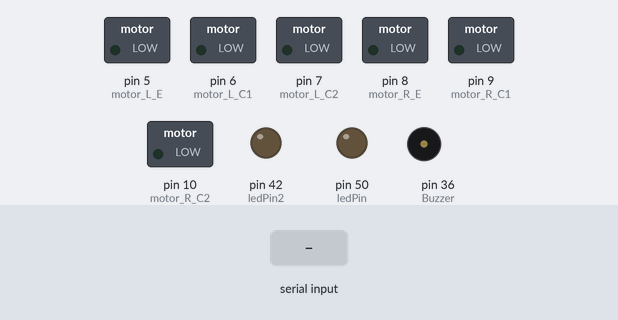
Bench run of a sketch on a simulated Arduino Mega 2560, built with avr-gcc and run on an emulated ATmega2560. On the bench: switched loads named in the sketch (green lamp = pin HIGH), output pins drawn as LEDs (lit = HIGH), buzzer (waves = sounding, pin HIGH). The test bench sets the inputs (shaded band). What the sketch prints to the serial monitor is not drawn.

Above: at 1.2 s.
1.3 s: "A" received over the second serial link
At 2.0 s:
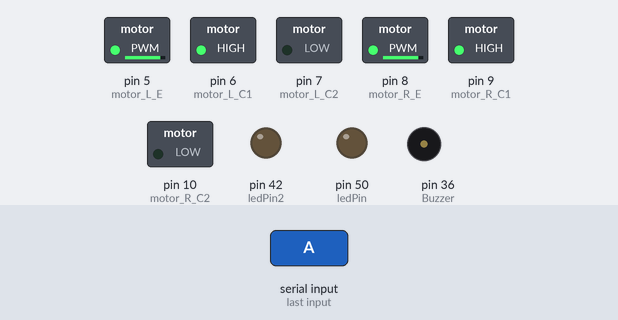
2.8 s: "C" received over the second serial link
At 3.2 s:
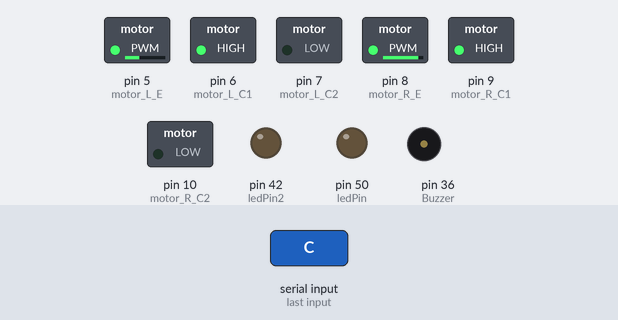
4.3 s: "D" received over the second serial link
At 5.5 s:
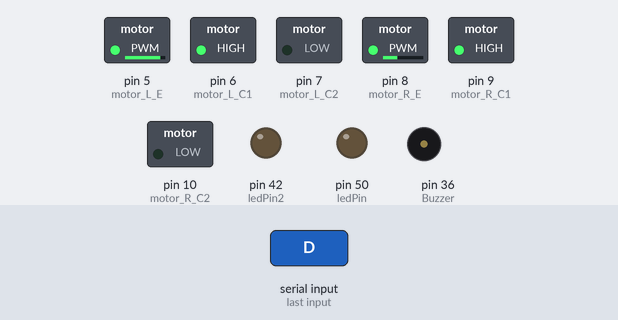
5.8 s: "B" received over the second serial link
At 6.7 s:
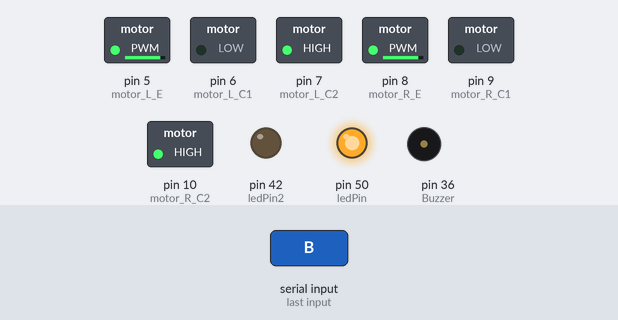
7.3 s: "E" received over the second serial link
At 7.8 s:
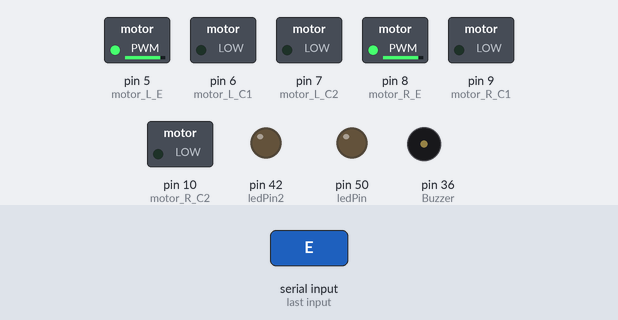
8.8 s: "F" received over the second serial link
At 9.6 s:
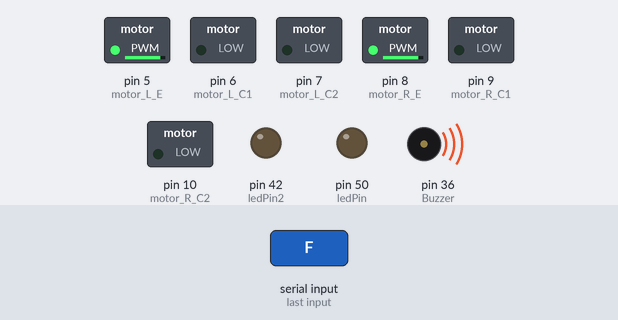
Timing chart, 0 to 11.8 s (numbered marks = the images above; inputs shaded):
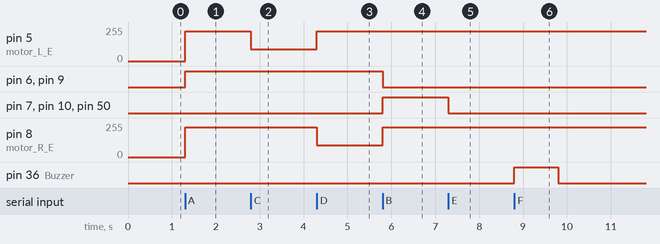

The sketch:

BT_ROBOT.ino
```cpp
#include <SoftwareSerial.h>
SoftwareSerial mySerial(12, 13); // RX, TX

#define ARC 90


#define trigPinL 32
#define echoPinL 33
int motor_L_E = 5;
int motor_L_C1 = 6;
int motor_L_C2 = 7;

int motor_R_E = 8;
int motor_R_C1 = 9;
int motor_R_C2 = 10;
int Buzzer=36;
int ledPin=50;
int ledPin2=42;
int flag=0;
int count=0;

void forward();
void stops();
void right();
void left();
void backword();
long distance(int trigPin, int echoPin);
//void speeds();


//int sL, sR, L, R, M, uL, uR;
//long l,c,r;
//int count = 0;

int MAX=225;


void setup()
{
    // put your setup code here, to run once:
    Serial.begin(9600);

    pinMode(ledPin, OUTPUT);
    pinMode(ledPin2, OUTPUT);


 Serial.println("Goodnight moon!");
  mySerial.begin(9600);

  // set the data rate for the SoftwareSerial port
  //mySerial.println("Hello, world?");


    pinMode(motor_L_E, OUTPUT);
    pinMode(motor_L_C1, OUTPUT);
    pinMode(motor_L_C2, OUTPUT);

    pinMode(motor_R_E, OUTPUT);
    pinMode(motor_R_C1, OUTPUT);
    pinMode(motor_R_C2, OUTPUT);
     pinMode(trigPinL,OUTPUT);
     pinMode(echoPinL,INPUT);
    pinMode(Buzzer, OUTPUT);


}


void loop()
{


char a;

  if (mySerial.available())
  {
Serial.print(a=mySerial.read());

	if(a=='A'){
		forward();
          count++;


        }

        if(a=='C'){
		left();

        }

        if(a=='D'){
		right();

        }

        if(a=='B'){
                backword();
        }
        if(a=='E'){
                stops();
                count--;
        }

        if(a=='F'){
                digitalWrite(Buzzer,HIGH);


                       delay(1000);

                        digitalWrite(Buzzer,LOW);
        }
        if(a=='G')
       {
         while(1)
         {
             forward();
             int t=distance(trigPinL, echoPinL);
             if(t<70){
               digitalWrite(Buzzer,HIGH);
             }
             if(t>80){
               digitalWrite(Buzzer,LOW);
             }
             if(t<50)
             {
                  Serial.print(t);
                  //digitalWrite(Buzzer,HIGH);
                  digitalWrite(ledPin, HIGH);
                   stops();
                  //backword();
                  for(int i=0;i<10;i++){
                      delay(100);
                      if(mySerial.available())
                      break;
                  }

                  digitalWrite(Buzzer,LOW);
                  digitalWrite(ledPin, LOW);
                  right();
                  delay(500);
             }
             if(mySerial.available())
             break;

         }
       }

  if (Serial.available())
    mySerial.write(Serial.read());

    while(flag==1){
       digitalWrite(ledPin, HIGH);
       if(mySerial.available())
         break;
       }
    digitalWrite(ledPin, LOW);

    if(count==2){
      digitalWrite(ledPin2, HIGH);
    }
    if(count==1){
            digitalWrite(ledPin2, LOW);
    }
}


}

//--------------------------Function Definations-------------------------//

void forward()
{
    flag=0;
    analogWrite(motor_L_E,MAX);
    digitalWrite(motor_L_C1,HIGH);
    digitalWrite(motor_L_C2,LOW);

    analogWrite(motor_R_E,MAX);
    digitalWrite(motor_R_C1,HIGH);
    digitalWrite(motor_R_C2,LOW);

}

void left()
{
    flag=0;
    analogWrite(motor_L_E,ARC);
    digitalWrite(motor_L_C1,HIGH);
    digitalWrite(motor_L_C2,LOW);

    analogWrite(motor_R_E,MAX);
    digitalWrite(motor_R_C1,HIGH);
    digitalWrite(motor_R_C2,LOW);
}

void right()
{
    flag=0;
    analogWrite(motor_L_E,MAX);
    digitalWrite(motor_L_C1,HIGH);
    digitalWrite(motor_L_C2,LOW);

    analogWrite(motor_R_E,ARC);
    digitalWrite(motor_R_C1,HIGH);
    digitalWrite(motor_R_C2,LOW);
}

void backword()
{
    flag=1;
    analogWrite(motor_L_E,MAX);
    digitalWrite(motor_L_C1,LOW);
    digitalWrite(motor_L_C2,HIGH);

    analogWrite(motor_R_E,MAX);
    digitalWrite(motor_R_C1,LOW);
    digitalWrite(motor_R_C2,HIGH);
}

void stops()
{

    flag=1;


    flag=0;
    analogWrite(motor_L_E,MAX);
    digitalWrite(motor_L_C1,LOW);
    digitalWrite(motor_L_C2,LOW);

    analogWrite(motor_R_E,MAX);
    digitalWrite(motor_R_C1,LOW);
    digitalWrite(motor_R_C2,LOW);


    for(int i=0;i<15;i++){
    delay(100);
    if(mySerial.available())
    break;
    }

}

long distance(int trigPin, int echoPin) //find distance upto 50cm
{
    long duration;
    digitalWrite(trigPin, LOW);
    delayMicroseconds(2); // init
    digitalWrite(trigPin, HIGH);
    delayMicroseconds(10); // 10us pulse, then off
    digitalWrite(trigPin, LOW);
    duration = pulseIn(echoPin, HIGH,7000); //max timeout for 51cm
    if (duration==0)duration=6000; //change 0, if timeout reached

    return  (duration/58.224); // in CM T(us)/(2*29.1)
}
```

Measured:
- after the input at 1.3 s, pin 5 (motor_L_E), pin 8 (motor_R_E): 0/255 → 225/255 at once; pin 6 (motor_L_C1), pin 9 (motor_R_C1): LOW → HIGH at once
- after the input at 2.8 s, pin 5 (motor_L_E): 225/255 → 90/255 at once
- after the input at 4.3 s, pin 5 (motor_L_E): 90/255 → 225/255 at once; pin 8 (motor_R_E): 225/255 → 90/255 at once
- after the input at 5.8 s, pin 6 (motor_L_C1), pin 9 (motor_R_C1): HIGH → LOW at once; pin 7 (motor_L_C2), pin 10 (motor_R_C2), pin 50 (ledPin): LOW → HIGH at once; pin 8 (motor_R_E): 90/255 → 225/255 at once
- after the input at 7.3 s, pin 7 (motor_L_C2), pin 10 (motor_R_C2), pin 50 (ledPin): HIGH → LOW at once
- after the input at 8.8 s, pin 36 (Buzzer): LOW → HIGH at once, → LOW 1.0 s later
